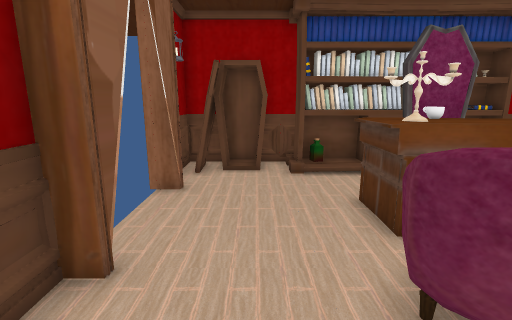
view 1 (above)

14 first-person views from a walk through a scene from a Unity 3-D project. The camera is 1.3 m above the floor, tilts 12° down and sees 85° across. Doors are open. The floor is counted in squares, 0.5 m on a side. Each view is taken from the middle of a square. On the plan, view 1 faces up. The plan holds only what a view shows up to about 19 squares ahead; the rest is blank. The place goes on beyond the plan. The player is left out. Some surface patterns are stand-ins.

view 2
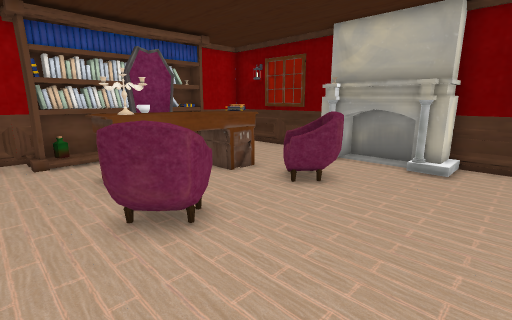

view 3
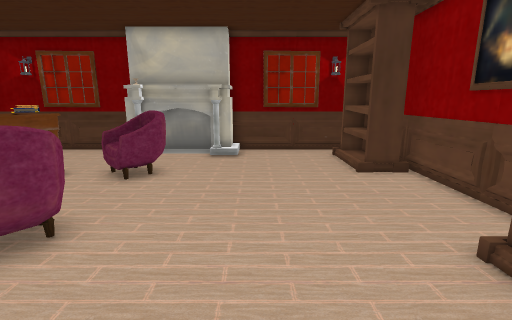

view 4
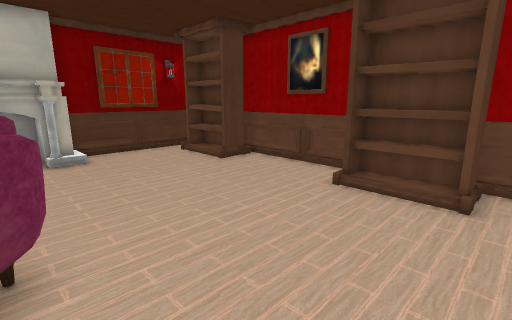

view 5
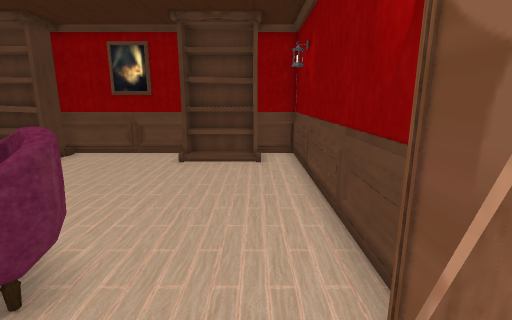

view 6
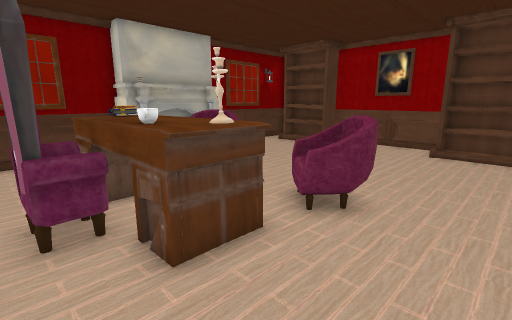

view 7
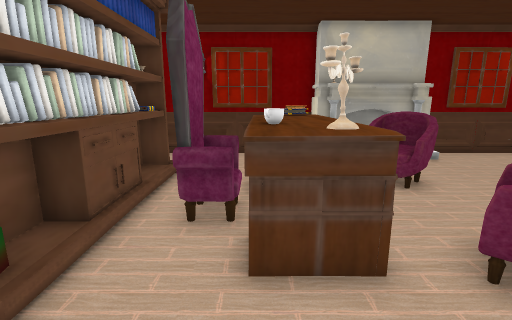

view 8
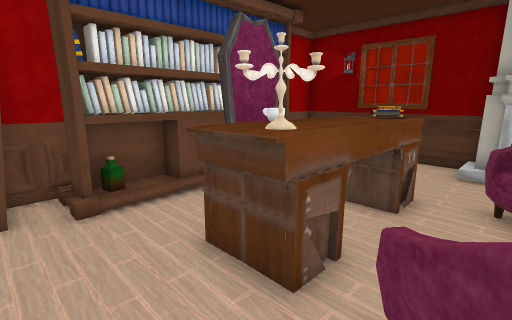

view 9
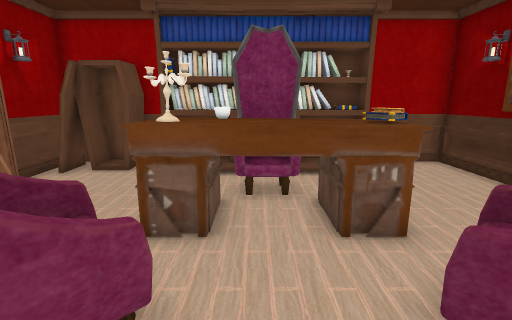

view 10
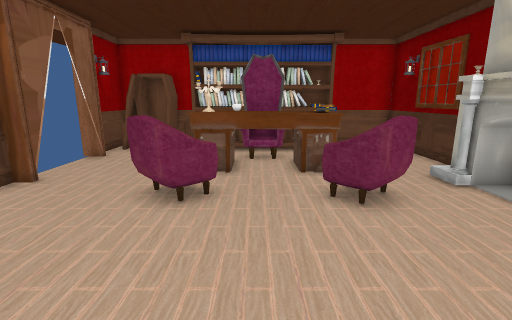

view 11
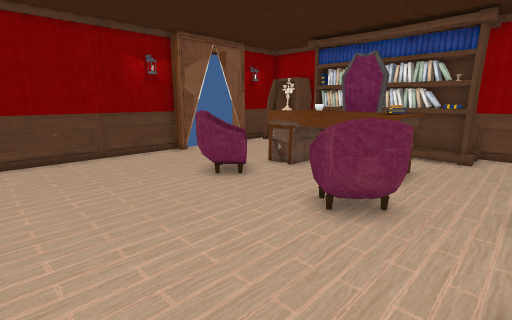

view 12
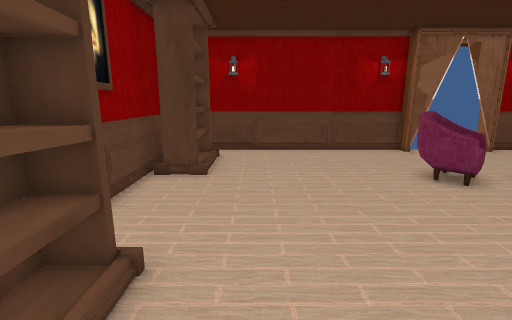

view 13
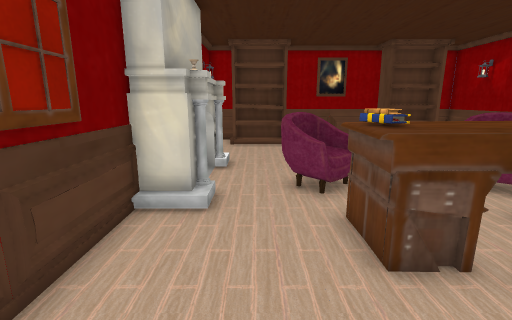

view 14
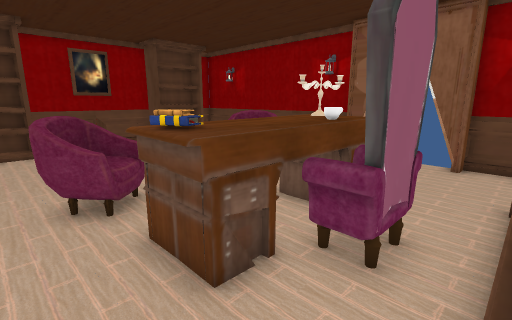

### Floor plan
Key: @ floor where view 1 was taken; # wall or solid block; . floor; D open door; = window, fence, low wall or low ledge; O other object.
Columns run from 3 left of view 1 to 13 right of it. Each row starts with its distance up from view 1.
 12             #####
 11   #####    ##...#
 10 ####.########...#
  9 #.......OO......#
  8 D#.....OOO......#
  7 D#....OOOOOO....#
  6 D....OOOOOOO....#
  5 D#....OOOOOO....#
  4 D#...##....O..OO#
  3 #....## ...OO.OOO
  2 #....O##..OOO.OOO
  1 #..........O..OOO
  0 #..@..........OOO
 -1 #..............O#
 -2 #...............#
 -3 #...............#
 -4 #...............#
 -5 #...............#
 -6 #.#==#.....#==###
 -7 #.####.....####
 -8 #############

Positions as (right, up) in squares from view 1, and headings:
1: (0, 0), facing up
2: (0, -3), facing up-right
3: (-2, -2), facing right
4: (-2, 2), facing down-right
5: (-1, 6), facing down
6: (-1, 9), facing down-right
7: (-1, 7), facing right
8: (0, 3), facing up-right
9: (5, 0), facing up
10: (5, -5), facing up
11: (11, -4), facing up-left
12: (12, -4), facing left
13: (10, 11), facing down
14: (10, 10), facing down-left
